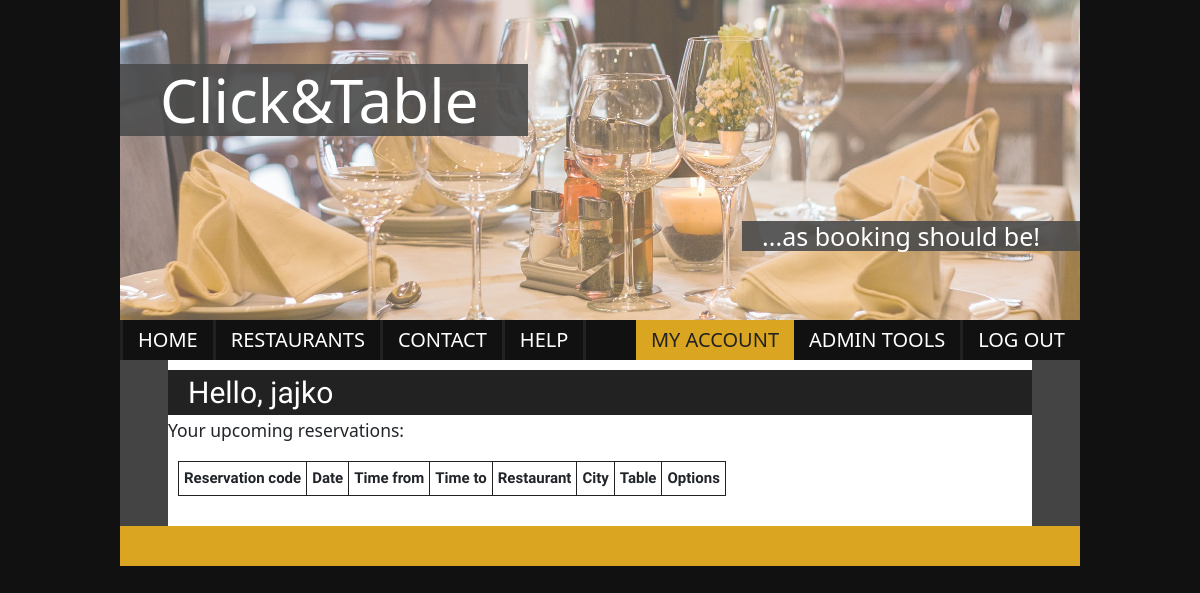
Page /accounts/my_account (signed in) on the earlier database version.
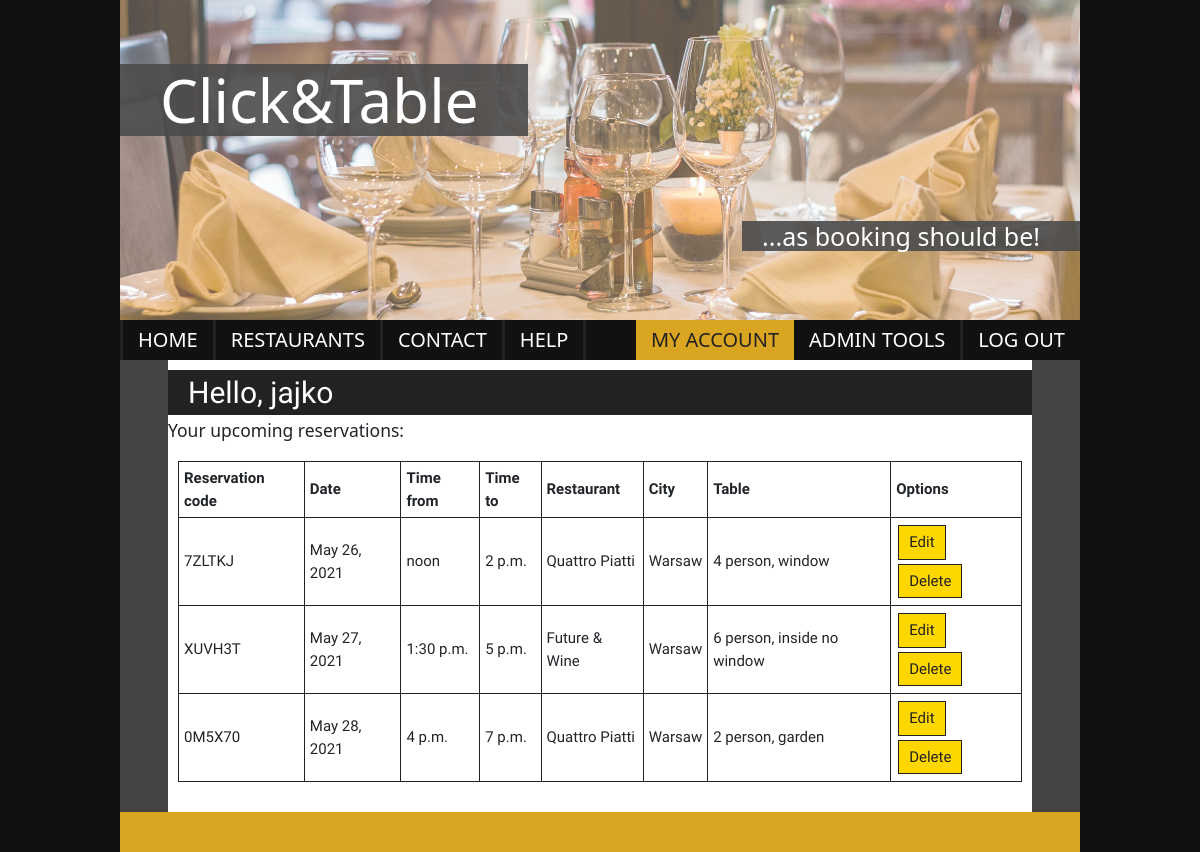
Same page on the later database version.
### click_and_table/models.py (models this page shows, shortened)
class Reservation(models.Model):
    restaurant = models.ForeignKey(Restaurant, on_delete=models.CASCADE)
    table = models.ForeignKey(Table, on_delete=models.CASCADE)
    date = models.DateField(null=True)
    time_from = models.TimeField(auto_now=False, auto_now_add=False, null=True)
    time_to = models.TimeField(auto_now=False, auto_now_add=False, null=True)
    user = models.ForeignKey(User, on_delete=models.CASCADE)
    reservation_code = models.CharField(max_length=64, default=generate_reservation_code)

class Restaurant(models.Model):
    name = models.CharField(max_length=128)
    description = models.TextField()
    street = models.CharField(max_length=128)
    city = models.ForeignKey(City, on_delete=models.CASCADE)
    category = models.ManyToManyField(Category)
    def __str__(self):
        return self.name

class City(models.Model):
    name = models.CharField(max_length=64)
    def __str__(self):
        return self.name

class Table(models.Model):
    restaurant = models.ForeignKey(Restaurant, on_delete=models.CASCADE)
    size = models.SmallIntegerField(null=False)
    window_view = models.BooleanField(default=False)
    outside = models.BooleanField(default=False)
    def __str__(self):
        if self.window_view and not self.outside:
            return f"{self.size} person, window"
        elif self.outside and not self.window_view:
            return f"{self.size} person, garden"
        else:
            return f"{self.size} person, inside no window"

### accounts/views.py (the view)
# urls.py: path('my_account', MyAccountView.as_view(), name="my_account"),
class MyAccountView(LoginRequiredMixin, View):
    def get(self, request):
        reservations = Reservation.objects.filter(user=request.user).order_by('date')
        return render(request, 'my_account.html', {'reservations': reservations})

### accounts/templates/my_account.html
{% extends '__base__.html' %}
{% load static %}
{% block main %}
    <div class="my-account">
        <h2>Hello, {{ user.username }}</h2>
        {% block reservation %}
            <h3>Your upcoming reservations:</h3>
            <table>
                <tr>
                    <th>Reservation code</th>
                    <th>Date</th>
                    <th>Time from</th>
                    <th>Time to</th>
                    <th>Restaurant</th>
                    <th>City</th>
                    <th>Table</th>
                    <th>Options</th>
                </tr>
                {% for reservation in reservations %}
                    <tr>
                        <td>{{ reservation.reservation_code }}</td>
                        <td>{{ reservation.date }}</td>
                        <td>{{ reservation.time_from }}</td>
                        <td>{{ reservation.time_to }}</td>
                        <td>{{ reservation.restaurant }}</td>
                        <td>{{ reservation.restaurant.city }}</td>
                        <td>{{ reservation.table }}</td>
                        <td><a href="{% url 'reservation_edit' reservation.id %}">Edit</a>
                            <a href="{% url 'reservation_delete' reservation.id %}">Delete</a>
                        </td>
                    </tr>
                {% endfor %}
            </table>
        {% endblock %}
    </div>
{% endblock %}

### templates/__base__.html (shortened to what this page needs)
{% load static %}
<!DOCTYPE html>
<html lang="en">
<head>
    <link href="https://cdn.jsdelivr.net/npm/bootstrap@5.0.1/dist/css/bootstrap.min.css" rel="stylesheet"
>
    <link rel="stylesheet" href="https://cdnjs.cloudflare.com/ajax/libs/datepicker/0.6.5/datepicker.min.css"
/>
    <link rel="stylesheet" href="{% static 'css/style.css' %}">
</head>
<header>
    <h1>Click&Table</h1>
    <h2>...as booking should be!</h2>
</header>
<body>
<nav>
    <section class="menu">
        <a href="/" class="btn-home">Home</a>
        <a href="{% url 'restaurant_list' %}" class="btn-restaurants">Restaurants</a>
        <a href="{% url 'contact_us' %}" class="btn-contact">Contact</a>
        <a href="{% url 'help' %}" class="btn-help">Help</a>
    </section>
    <section class="login">
        {% if user.is_authenticated %}
            <a class="login-btn btn-account" href="{% url 'my_account' %}">My account</a>
            {% for group in user.groups.all %}
                {% if group.name == "Admin" %}
                    <a class="login-btn btn-admin" href="{% url 'admin_tools' %}">Admin tools</a>
                {% endif %}
            {% endfor %}
            <a class="login-btn btn-logout" href="{% url 'logout' %}">Log out</a>>
        {% else %}
            <a class="login-btn btn-login" href="{% url 'login' %}?next={{ request.path }}}">Log in</a>
            <a class="login-btn btn-register" href="{% url 'registration' %}">Register</a>
        {% endif %}
    </section>
</nav>
<main>
    {% block main %}{% endblock %}
</main>
</body>
<footer>
</footer>
</html>

### click_and_table/static/css/style.css (style rules this page uses)
* { margin: 0; padding: 0; box-sizing: border-box; }
html { font-size: 10px; font-family: 'Raleway', 'Arial', sans-serif; background-color: #111; }
body { width: 80vw; max-width: 1280px; margin: 0 auto; }
header { position: relative; height: 40vh; background-image: url('../images/restaurant-449952_1920.jpg'); background-size: cover; opacity: 0.7; text-align: left; background-position: 50% 75%; }
header h1 { position: absolute; left: 0; top: 20%; display: inline-block; font-size: 6rem; color: white; background-color: rgba(0, 0, 0, 0.9); padding: 0 50px 0 40px; }
header h2 { position: absolute; right: 0; bottom: 20%; display: inline-block; color: white; font-size: 2.5rem; background-color: rgba(0, 0, 0, 0.9); padding: 0 40px 0 20px; text-align: center; }
main { position: relative; max-width: 1280px; background-color: #444; }
nav { background-color: #111; font-size: 0; }
.menu a, .login a { display: inline-block; padding: 5px 15px; text-decoration: none; font-size: 20px; text-transform: uppercase; font-weight: 500; }
.menu a, .btn-register, .btn-logout, .btn-admin { color: white; }
.btn-admin { border-right: solid #222; }
.btn-home { border-left: solid #222222; }
.menu a { border-right: solid #222; }
.btn-login, .btn-account { background-color: goldenrod; color: #222; }
.menu { float: left; font-size: 0; }
.login { text-align: right; font-size: 0; }
div.my-account { background-color: white; width: 90%; height: auto; margin: 0 auto; padding: 10px 0; }
.my-account h2 { background-color: #222; display: inline-block; width: 100%; padding: 5px 20px; color: white; font-size: 3rem; line-height: 3.5rem; font-family: 'Raleway', 'Arial', sans-serif; }
.my-account a { display: inline-block; background-color: gold; border: #222 solid 1px; margin: 2px; padding: 5px 10px; text-decoration: none; color: #222222; font-size: 1.5rem; font-family: 'Raleway', 'Arial', sans-serif; }
.my-account table { margin: 20px 10px; font-family: 'Raleway', 'Arial', sans-serif; border: #222 solid 1px; }
.my-account th, td { border: #222 solid 1px; font-size: 1.5rem; padding: 5px; width: auto; }
footer { height: 5vh; background-color: goldenrod; }

Differences in the rows shown:
added Reservation: reservation_code "7ZLTKJ", date "May 26, 2021", time_from "noon", time_to "2 p.m.", restaurant "Quattro Piatti", restaurant.city "Warsaw", table "4 person, window"
added Reservation: reservation_code "XUVH3T", date "May 27, 2021", time_from "1:30 p.m.", time_to "5 p.m.", restaurant "Future & Wine", restaurant.city "Warsaw", table "6 person, inside no window"
added Reservation: reservation_code "0M5X70", date "May 28, 2021", time_from "4 p.m.", time_to "7 p.m.", restaurant "Quattro Piatti", restaurant.city "Warsaw", table "2 person, garden"
